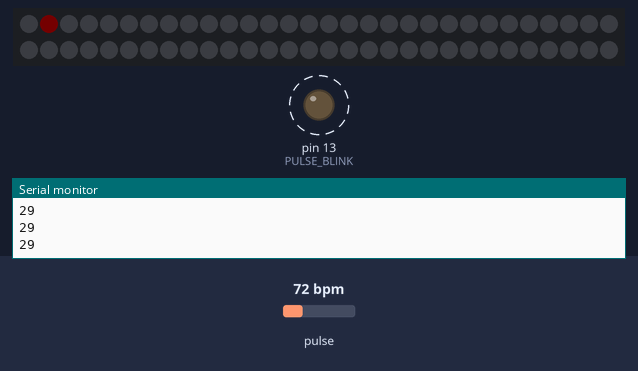
The sketch below on a simulated Arduino Uno, built with avr-gcc and run on an emulated ATmega328P. Shown: 60 RGB LEDs in strip order, left to right, continuing on the next row, output pins drawn as LEDs (lit = HIGH), the last lines printed to the serial monitor. Dashed ring = blinking. The test bench sets the inputs (shaded band); at power-on: pulse 72 bpm. Dim RGB values are drawn brighter than linear.

Above: at 1.2 s.
1.3 s: pulse set to 42 bpm
At 2.1 s:
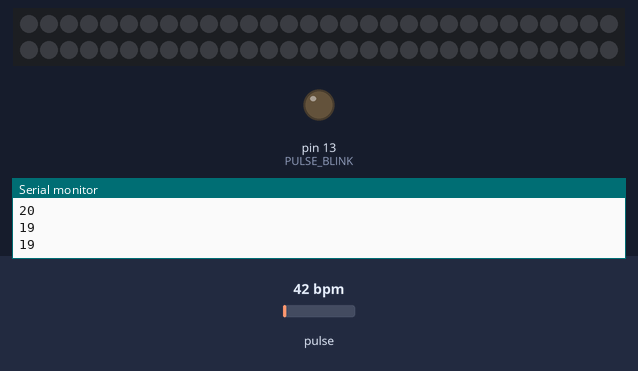
3.8 s: pulse set to 130 bpm
At 4.04 s:
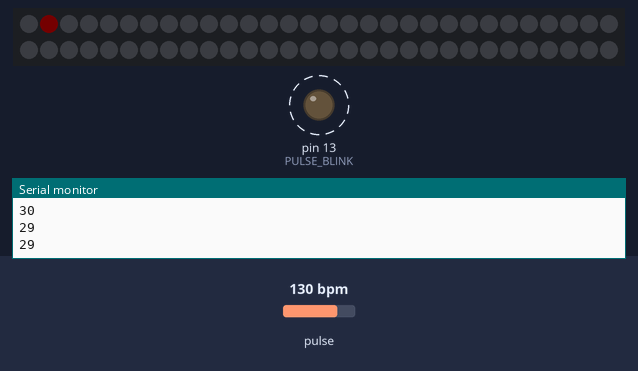
Timing chart, 0 to 11.3 s (numbered marks = the images above; inputs shaded):
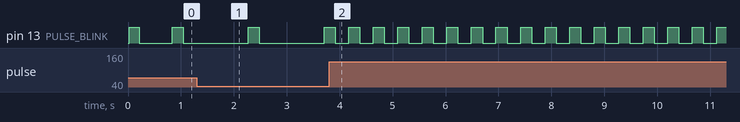

The sketch:

03-heartbeat.ino
```cpp
#define USE_ARDUINO_INTERRUPTS true
#include <PulseSensorPlayground.h>

#include <Adafruit_GFX.h>
#include <Adafruit_NeoMatrix.h>
#include <Adafruit_NeoPixel.h>
#ifndef PSTR
 #define PSTR // Make Arduino Due happy
#endif

const int PULSE_INPUT = A0;
const int PULSE_BLINK = 13;    // Pin 13 is the on-board LED
const int PULSE_FADE = 5;
const int THRESHOLD = 550;   // Adjust this number to avoid noise when idle

int lastIbi = 0;
int nextIbi = 0;
int sampleCount = 0;
int samplesOverThreshold = 0;
int deltaIbiThreshold = 50;
int samplesBeforeOutput = 10;

PulseSensorPlayground pulseSensor;

#define NOEPIX_PIN     6
#define NOEPIX_COUNT  60
Adafruit_NeoPixel strip(NOEPIX_COUNT, NOEPIX_PIN, NEO_GRB + NEO_KHZ800);

void setup() {
  Serial.begin(115200);

  strip.begin();
  strip.setBrightness(10);
  strip.show();

  // Configure the PulseSensor manager.

  pulseSensor.analogInput(PULSE_INPUT);
  pulseSensor.blinkOnPulse(PULSE_BLINK);

  // Now that everything is ready, start reading the PulseSensor signal.
  if (!pulseSensor.begin()) {
    /*
       PulseSensor initialization failed,
       likely because our particular Arduino platform interrupts
       aren't supported yet.

       If your Sketch hangs here, try PulseSensor_BPM_Alternative.ino,
       which doesn't use interrupts.
    */
    for(;;) {
      // Flash the led to show things didn't work.
      digitalWrite(PULSE_BLINK, LOW);
      delay(50);
      digitalWrite(PULSE_BLINK, HIGH);
      delay(50);
    }
  }
}


long heartbeatTimeOfLastBeat = 0;
long heartbeatTimeSinceLastBeat = 0;

#define HEARTBEAT_BEAT_DURATION_MS 200
#define HEARTBEAT_PENDING_DURATION_MS 3000

void drawHeartBeat( const Adafruit_NeoPixel* strip, const byte red, const byte green, const byte blue, uint16_t value ){
  strip->setPixelColor(
    1,
    map( value, 0, 255, 0, red ),
    map( value, 0, 255, 0, green ),
    map( value, 0, 255, 0, blue )
  );
}

void heartbeatOnBeat(){
  heartbeatTimeOfLastBeat = millis();
}

void heartbeatUpdate(){
  heartbeatTimeSinceLastBeat = millis() - heartbeatTimeOfLastBeat;

  if( heartbeatTimeSinceLastBeat < HEARTBEAT_BEAT_DURATION_MS ){
    drawHeartBeat( &strip, 255,0,0, map(heartbeatTimeSinceLastBeat, 0, HEARTBEAT_BEAT_DURATION_MS, 128, 32) );
    Serial.println( map(heartbeatTimeSinceLastBeat, 0, HEARTBEAT_BEAT_DURATION_MS, 128, 32), DEC );
  }else if( heartbeatTimeSinceLastBeat < HEARTBEAT_PENDING_DURATION_MS ){
    drawHeartBeat( &strip, 255,0,0, map(heartbeatTimeSinceLastBeat, 0, HEARTBEAT_PENDING_DURATION_MS, 32, 0) );
    Serial.println( map(heartbeatTimeSinceLastBeat, 0, HEARTBEAT_PENDING_DURATION_MS, 32, 0), DEC );
  }
}

void loop() {

  delay(20);

  strip.clear();

  if (pulseSensor.sawStartOfBeat()) {
    heartbeatOnBeat();
  }

  heartbeatUpdate();

  strip.show();
}
```

Measured:
- after the input at 1.3 s, the LEDs: change after 0.40 s (image 1)
- after the input at 3.8 s, pin 13 (PULSE_BLINK): alternates HIGH for 0.21 s and LOW for 0.25 s, starting after 0.37 s
